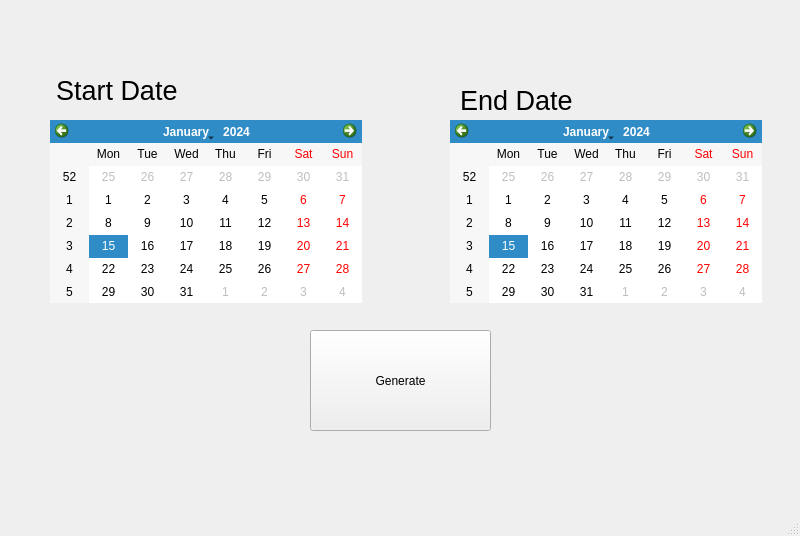
<?xml version="1.0" encoding="UTF-8"?>
<ui version="4.0">
 <class>MainWindow</class>
 <widget class="QMainWindow" name="MainWindow">
  <property name="geometry">
   <rect>
    <x>0</x>
    <y>0</y>
    <width>800</width>
    <height>536</height>
   </rect>
  </property>
  <property name="windowTitle">
   <string>MainWindow</string>
  </property>
  <widget class="QWidget" name="centralwidget">
   <widget class="QCalendarWidget" name="startdate">
    <property name="geometry">
     <rect>
      <x>50</x>
      <y>120</y>
      <width>312</width>
      <height>183</height>
     </rect>
    </property>
   </widget>
   <widget class="QCalendarWidget" name="enddate">
    <property name="geometry">
     <rect>
      <x>450</x>
      <y>120</y>
      <width>312</width>
      <height>183</height>
     </rect>
    </property>
   </widget>
   <widget class="QLabel" name="label">
    <property name="geometry">
     <rect>
      <x>56</x>
      <y>70</y>
      <width>161</width>
      <height>41</height>
     </rect>
    </property>
    <property name="font">
     <font>
      <pointsize>20</pointsize>
     </font>
    </property>
    <property name="text">
     <string>Start Date</string>
    </property>
   </widget>
   <widget class="QLabel" name="label_2">
    <property name="geometry">
     <rect>
      <x>460</x>
      <y>85</y>
      <width>251</width>
      <height>31</height>
     </rect>
    </property>
    <property name="font">
     <font>
      <pointsize>20</pointsize>
     </font>
    </property>
    <property name="text">
     <string>End Date</string>
    </property>
   </widget>
   <widget class="QPushButton" name="button1">
    <property name="geometry">
     <rect>
      <x>310</x>
      <y>330</y>
      <width>181</width>
      <height>101</height>
     </rect>
    </property>
    <property name="text">
     <string>Generate</string>
    </property>
   </widget>
  </widget>
  <widget class="QMenuBar" name="menubar">
   <property name="geometry">
    <rect>
     <x>0</x>
     <y>0</y>
     <width>800</width>
     <height>21</height>
    </rect>
   </property>
  </widget>
  <widget class="QStatusBar" name="statusbar"/>
 </widget>
 <resources/>
 <connections/>
</ui>
